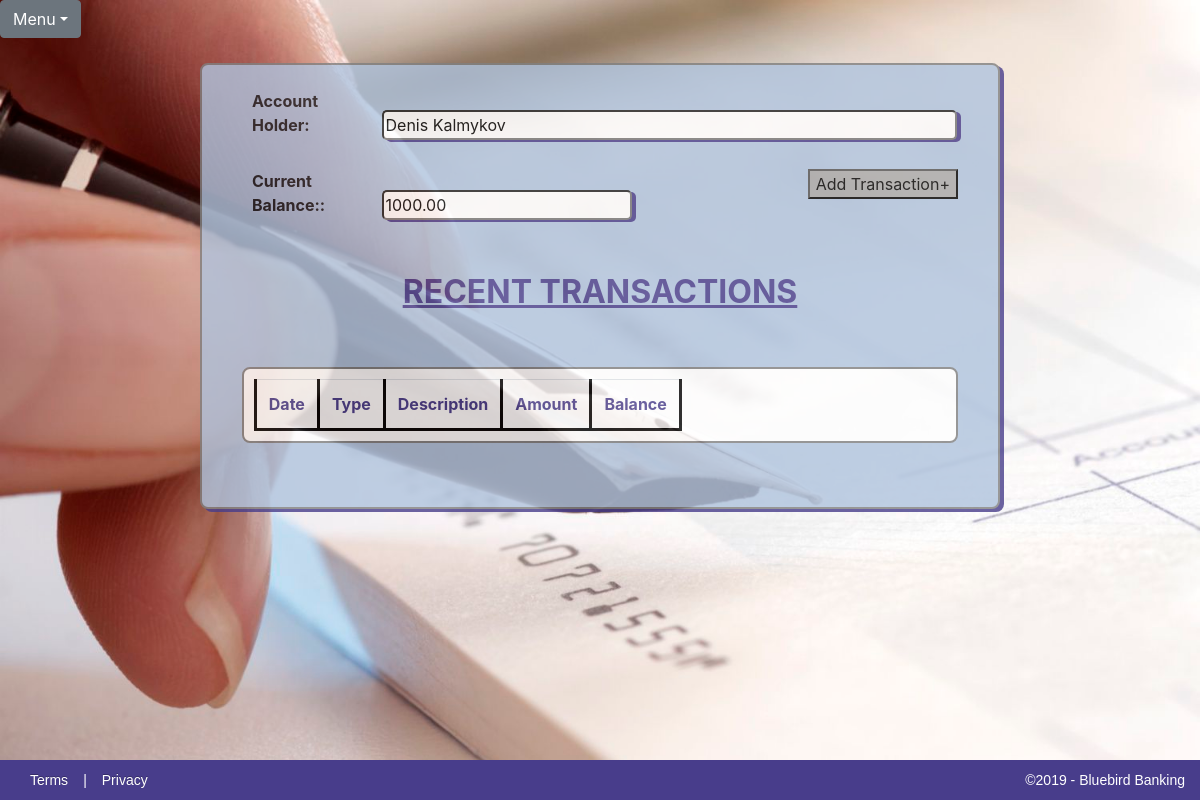
The app's page /1/balance/, older data.
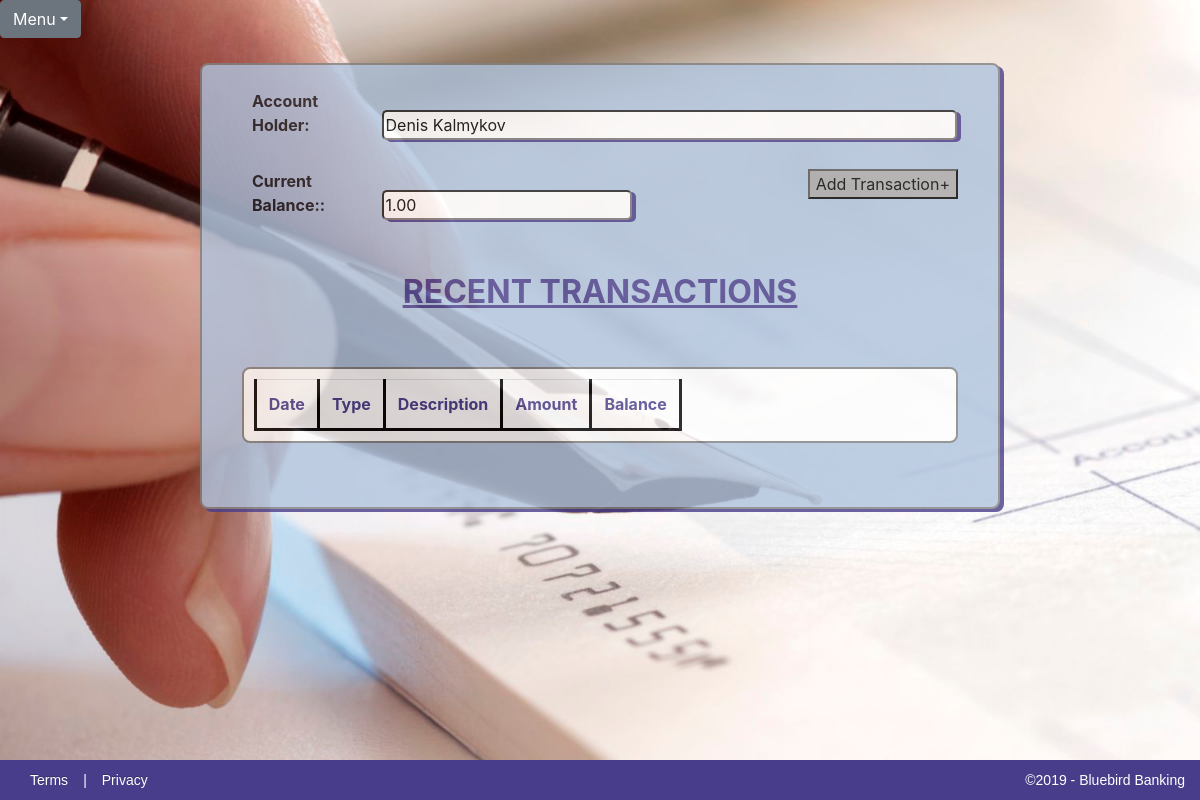
The same page, newer data.
### Checkbook/models.py (models this page shows)
class Account(models.Model):
    first_name = models.CharField(max_length=50)
    last_name = models.CharField(max_length=50)
    initial_deposit = models.DecimalField(max_digits=15, decimal_places=2)
    Accounts = models.Manager()
    def __str__(self):
        return self.first_name + ' ' + self.last_name

### Checkbook/views.py (the view, shortened to what this page needs)
# urls.py: path('balance', views.balance, name='balance'),
def balance(request, pk):
    account = get_object_or_404(Account, pk=pk)
    transactions = Transaction.Transactions.filter(account=pk)
    current_total = account.initial_deposit
    table_contents = {}
    content = {'account': account, 'table_contents': table_contents, 'balance': current_total}
    return render(request, 'checkbook/BalanceSheet.html', content)

### Checkbook/templates/checkbook/BalanceSheet.html (shortened to what this page needs)
{% extends 'checkbook_base.html' %}
{% block content %}
			<div id="all-transactions-form">
				<form>
					<br>
					<label>Account Holder:</label>
					<input id="accountholder" type="text" name="accountHolder" value="{{ account }}" readonly><br><br>
					<label>Current Balance::</label>
					<input id="balance" type="text" name="currentBalance" value="{{ balance }}" readonly>
					<button type="button"><a href="{% url 'transaction' %}">Add Transaction+</a></button>
				</form>
				<br><br>
			</div>
			<h2>RECENT TRANSACTIONS</h2>
			<table class="table table-responsive" id ="transactions-table">
			<tr id="headerRow">
				<th>Date</th>
				<th>Type</th>
				<th>Description</th>
				<th>Amount</th>
				<th>Balance</th>
			</tr>
			<br><br>
			</table>
{% endblock %}

Row changes from the older to the newer data that the page shows:
changed Account "Denis Kalmykov": currentBalance "1000.00" → "1.00"
